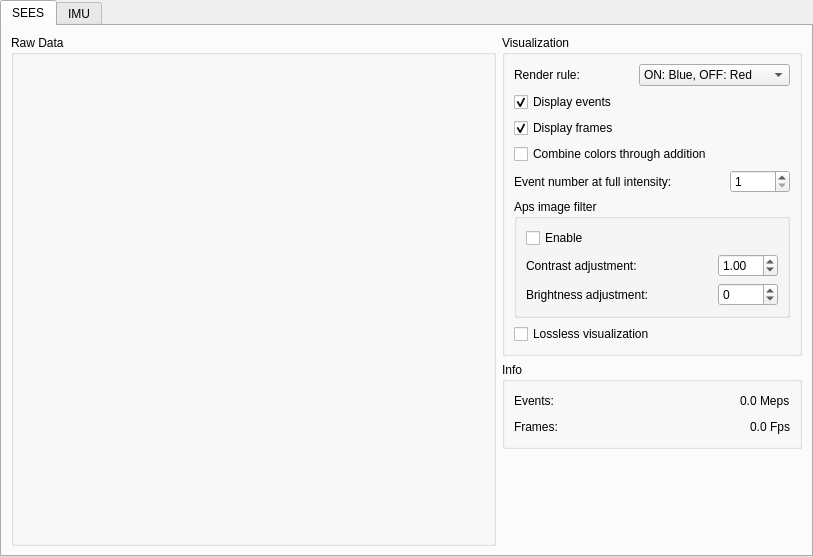
<?xml version="1.0" encoding="UTF-8"?>
<ui version="4.0">
 <class>DataView</class>
 <widget class="QWidget" name="DataView">
  <property name="geometry">
   <rect>
    <x>0</x>
    <y>0</y>
    <width>813</width>
    <height>557</height>
   </rect>
  </property>
  <property name="sizePolicy">
   <sizepolicy hsizetype="Preferred" vsizetype="Preferred">
    <horstretch>0</horstretch>
    <verstretch>0</verstretch>
   </sizepolicy>
  </property>
  <property name="windowTitle">
   <string>Form</string>
  </property>
  <layout class="QHBoxLayout" name="horizontalLayout_7">
   <property name="spacing">
    <number>0</number>
   </property>
   <property name="leftMargin">
    <number>0</number>
   </property>
   <property name="topMargin">
    <number>0</number>
   </property>
   <property name="rightMargin">
    <number>0</number>
   </property>
   <property name="bottomMargin">
    <number>0</number>
   </property>
   <item>
    <widget class="QTabWidget" name="tabWidget">
     <property name="currentIndex">
      <number>0</number>
     </property>
     <widget class="QWidget" name="tabSees">
      <attribute name="title">
       <string>SEES</string>
      </attribute>
      <layout class="QHBoxLayout" name="horizontalLayout_6">
       <item>
        <widget class="QGroupBox" name="rawDataBox">
         <property name="sizePolicy">
          <sizepolicy hsizetype="Expanding" vsizetype="Expanding">
           <horstretch>1</horstretch>
           <verstretch>0</verstretch>
          </sizepolicy>
         </property>
         <property name="title">
          <string>Raw Data</string>
         </property>
        </widget>
       </item>
       <item>
        <layout class="QVBoxLayout" name="verticalLayout_4">
         <item>
          <widget class="QGroupBox" name="groupBox">
           <property name="title">
            <string>Visualization</string>
           </property>
           <layout class="QVBoxLayout" name="verticalLayout_3">
            <item>
             <layout class="QHBoxLayout" name="horizontalLayout_3">
              <item>
               <widget class="QLabel" name="label_3">
                <property name="toolTip">
                 <string>How polarity events should be displayed.</string>
                </property>
                <property name="text">
                 <string>Render rule:</string>
                </property>
               </widget>
              </item>
              <item>
               <spacer name="horizontalSpacer_3">
                <property name="orientation">
                 <enum>Qt::Horizontal</enum>
                </property>
                <property name="sizeHint" stdset="0">
                 <size>
                  <width>40</width>
                  <height>20</height>
                 </size>
                </property>
               </spacer>
              </item>
              <item>
               <widget class="QComboBox" name="renderRuleBox">
                <property name="toolTip">
                 <string>How polarity events should be displayed.</string>
                </property>
                <item>
                 <property name="text">
                  <string>ON: Blue, OFF: Red</string>
                 </property>
                </item>
                <item>
                 <property name="text">
                  <string>ON: Green, OFF: Red</string>
                 </property>
                </item>
                <item>
                 <property name="text">
                  <string>ON: White, OFF: Black</string>
                 </property>
                </item>
               </widget>
              </item>
             </layout>
            </item>
            <item>
             <layout class="QHBoxLayout" name="horizontalLayout_4">
              <item>
               <widget class="QCheckBox" name="displayEventsEnabled">
                <property name="toolTip">
                 <string>Whether polarity events should be displayed or not. Doesn't affect recording.</string>
                </property>
                <property name="text">
                 <string>Display events</string>
                </property>
                <property name="checked">
                 <bool>true</bool>
                </property>
               </widget>
              </item>
              <item>
               <spacer name="horizontalSpacer_4">
                <property name="orientation">
                 <enum>Qt::Horizontal</enum>
                </property>
                <property name="sizeHint" stdset="0">
                 <size>
                  <width>40</width>
                  <height>20</height>
                 </size>
                </property>
               </spacer>
              </item>
             </layout>
            </item>
            <item>
             <layout class="QHBoxLayout" name="horizontalLayout_5">
              <item>
               <widget class="QCheckBox" name="displayFramesEnabled">
                <property name="toolTip">
                 <string>Whether APS frames should be displayed or not. Doesn't affect the recording.</string>
                </property>
                <property name="text">
                 <string>Display frames</string>
                </property>
                <property name="checked">
                 <bool>true</bool>
                </property>
               </widget>
              </item>
              <item>
               <spacer name="horizontalSpacer_5">
                <property name="orientation">
                 <enum>Qt::Horizontal</enum>
                </property>
                <property name="sizeHint" stdset="0">
                 <size>
                  <width>40</width>
                  <height>20</height>
                 </size>
                </property>
               </spacer>
              </item>
             </layout>
            </item>
            <item>
             <layout class="QHBoxLayout" name="horizontalLayout_15">
              <item>
               <widget class="QCheckBox" name="mixPolarityDisplay">
                <property name="toolTip">
                 <string>Combines APS frames with the polarity event visualization by addition,
whereby ON and OFF events are added per RGB channel.</string>
                </property>
                <property name="text">
                 <string>Combine colors through addition</string>
                </property>
               </widget>
              </item>
              <item>
               <spacer name="horizontalSpacer_13">
                <property name="orientation">
                 <enum>Qt::Horizontal</enum>
                </property>
                <property name="sizeHint" stdset="0">
                 <size>
                  <width>40</width>
                  <height>20</height>
                 </size>
                </property>
               </spacer>
              </item>
             </layout>
            </item>
            <item>
             <layout class="QHBoxLayout" name="event_number_full_intensity">
              <item>
               <widget class="QLabel" name="eventScaleLabel">
                <property name="toolTip">
                 <string>Sets to how many events the max intensity in the polarity event display corresponds to.
Full intensity is reached with at least as many events as set.</string>
                </property>
                <property name="text">
                 <string>Event number at full intensity:</string>
                </property>
               </widget>
              </item>
              <item>
               <spacer name="horizontalSpacer_15">
                <property name="orientation">
                 <enum>Qt::Horizontal</enum>
                </property>
                <property name="sizeHint" stdset="0">
                 <size>
                  <width>40</width>
                  <height>20</height>
                 </size>
                </property>
               </spacer>
              </item>
              <item>
               <widget class="QSpinBox" name="eventScale">
                <property name="sizePolicy">
                 <sizepolicy hsizetype="Expanding" vsizetype="Fixed">
                  <horstretch>1</horstretch>
                  <verstretch>0</verstretch>
                 </sizepolicy>
                </property>
                <property name="minimumSize">
                 <size>
                  <width>0</width>
                  <height>0</height>
                 </size>
                </property>
                <property name="maximumSize">
                 <size>
                  <width>60</width>
                  <height>16777215</height>
                 </size>
                </property>
                <property name="acceptDrops">
                 <bool>false</bool>
                </property>
                <property name="toolTip">
                 <string>Sets to how many events the max intensity in the polarity event display corresponds to.
Full intensity is reached with at least as many events as set.</string>
                </property>
                <property name="minimum">
                 <number>1</number>
                </property>
                <property name="maximum">
                 <number>100</number>
                </property>
                <property name="value">
                 <number>1</number>
                </property>
               </widget>
              </item>
             </layout>
            </item>
            <item>
             <widget class="QGroupBox" name="groupBox_4">
              <property name="title">
               <string>Aps image filter</string>
              </property>
              <layout class="QVBoxLayout" name="verticalLayout_6">
               <item>
                <layout class="QHBoxLayout" name="horizontalLayout_19">
                 <item>
                  <widget class="QCheckBox" name="enable_aps_filter">
                   <property name="toolTip">
                    <string>Enables digital contrast and brightness adjustment. Only affects visualization.</string>
                   </property>
                   <property name="statusTip">
                    <string/>
                   </property>
                   <property name="text">
                    <string>Enable</string>
                   </property>
                  </widget>
                 </item>
                 <item>
                  <spacer name="horizontalSpacer_17">
                   <property name="orientation">
                    <enum>Qt::Horizontal</enum>
                   </property>
                   <property name="sizeHint" stdset="0">
                    <size>
                     <width>40</width>
                     <height>20</height>
                    </size>
                   </property>
                  </spacer>
                 </item>
                </layout>
               </item>
               <item>
                <layout class="QHBoxLayout" name="horizontalLayout_16">
                 <item>
                  <widget class="QLabel" name="aps_contrast_text">
                   <property name="toolTip">
                    <string>Adjusts the contrast of the displayed APS frame. Doesn't affect recorded data.</string>
                   </property>
                   <property name="text">
                    <string>Contrast adjustment:</string>
                   </property>
                  </widget>
                 </item>
                 <item>
                  <spacer name="horizontalSpacer_14">
                   <property name="orientation">
                    <enum>Qt::Horizontal</enum>
                   </property>
                   <property name="sizeHint" stdset="0">
                    <size>
                     <width>40</width>
                     <height>20</height>
                    </size>
                   </property>
                  </spacer>
                 </item>
                 <item>
                  <widget class="QDoubleSpinBox" name="aps_contrast">
                   <property name="sizePolicy">
                    <sizepolicy hsizetype="Minimum" vsizetype="Fixed">
                     <horstretch>1</horstretch>
                     <verstretch>0</verstretch>
                    </sizepolicy>
                   </property>
                   <property name="maximumSize">
                    <size>
                     <width>60</width>
                     <height>16777215</height>
                    </size>
                   </property>
                   <property name="toolTip">
                    <string>Adjusts the contrast of the displayed APS frame. Doesn't affect recorded data.</string>
                   </property>
                   <property name="maximum">
                    <double>10.000000000000000</double>
                   </property>
                   <property name="singleStep">
                    <double>0.050000000000000</double>
                   </property>
                   <property name="value">
                    <double>1.000000000000000</double>
                   </property>
                  </widget>
                 </item>
                </layout>
               </item>
               <item>
                <layout class="QHBoxLayout" name="horizontalLayout_18">
                 <item>
                  <widget class="QLabel" name="aps_brightness_text">
                   <property name="toolTip">
                    <string>Adjusts the brightness of the displayed APS frame. Doesn't affect recorded data.</string>
                   </property>
                   <property name="text">
                    <string>Brightness adjustment:</string>
                   </property>
                  </widget>
                 </item>
                 <item>
                  <spacer name="horizontalSpacer_16">
                   <property name="orientation">
                    <enum>Qt::Horizontal</enum>
                   </property>
                   <property name="sizeHint" stdset="0">
                    <size>
                     <width>40</width>
                     <height>20</height>
                    </size>
                   </property>
                  </spacer>
                 </item>
                 <item>
                  <widget class="QSpinBox" name="aps_brightness">
                   <property name="sizePolicy">
                    <sizepolicy hsizetype="Expanding" vsizetype="Fixed">
                     <horstretch>1</horstretch>
                     <verstretch>0</verstretch>
                    </sizepolicy>
                   </property>
                   <property name="minimumSize">
                    <size>
                     <width>0</width>
                     <height>0</height>
                    </size>
                   </property>
                   <property name="maximumSize">
                    <size>
                     <width>60</width>
                     <height>16777215</height>
                    </size>
                   </property>
                   <property name="toolTip">
                    <string>Adjusts the brightness of the displayed APS frame. Doesn't affect recorded data.</string>
                   </property>
                   <property name="minimum">
                    <number>-255</number>
                   </property>
                   <property name="maximum">
                    <number>255</number>
                   </property>
                  </widget>
                 </item>
                </layout>
               </item>
              </layout>
             </widget>
            </item>
            <item>
             <layout class="QHBoxLayout" name="horizontalLayout_20">
              <item>
               <widget class="QCheckBox" name="lossless_enable_checkbox">
                <property name="toolTip">
                 <string>&lt;html&gt;&lt;head/&gt;&lt;body&gt;&lt;p&gt;Enforces visualization of all data when in live mode. Does not influence recording of data which is always lossless and has no influence in playback mode. May cause the display to lag behind real time.&lt;/p&gt;&lt;/body&gt;&lt;/html&gt;</string>
                </property>
                <property name="text">
                 <string>Lossless visualization</string>
                </property>
               </widget>
              </item>
              <item>
               <spacer name="horizontalSpacer_19">
                <property name="orientation">
                 <enum>Qt::Horizontal</enum>
                </property>
                <property name="sizeHint" stdset="0">
                 <size>
                  <width>40</width>
                  <height>20</height>
                 </size>
                </property>
               </spacer>
              </item>
             </layout>
            </item>
           </layout>
          </widget>
         </item>
         <item>
          <widget class="QGroupBox" name="groupBox_2">
           <property name="title">
            <string>Info</string>
           </property>
           <layout class="QVBoxLayout" name="verticalLayout_2">
            <item>
             <layout class="QHBoxLayout" name="horizontalLayout">
              <item>
               <widget class="QLabel" name="label">
                <property name="text">
                 <string>Events:</string>
                </property>
               </widget>
              </item>
              <item>
               <spacer name="horizontalSpacer">
                <property name="orientation">
                 <enum>Qt::Horizontal</enum>
                </property>
                <property name="sizeHint" stdset="0">
                 <size>
                  <width>40</width>
                  <height>20</height>
                 </size>
                </property>
               </spacer>
              </item>
              <item>
               <widget class="QLabel" name="labelMeps">
                <property name="text">
                 <string>0.0 Meps</string>
                </property>
               </widget>
              </item>
             </layout>
            </item>
            <item>
             <layout class="QHBoxLayout" name="horizontalLayout_2">
              <item>
               <widget class="QLabel" name="label_2">
                <property name="text">
                 <string>Frames:</string>
                </property>
               </widget>
              </item>
              <item>
               <spacer name="horizontalSpacer_2">
                <property name="orientation">
                 <enum>Qt::Horizontal</enum>
                </property>
                <property name="sizeHint" stdset="0">
                 <size>
                  <width>40</width>
                  <height>20</height>
                 </size>
                </property>
               </spacer>
              </item>
              <item>
               <widget class="QLabel" name="labelFps">
                <property name="text">
                 <string>0.0 Fps</string>
                </property>
               </widget>
              </item>
             </layout>
            </item>
           </layout>
          </widget>
         </item>
         <item>
          <spacer name="horizontalSpacer_18">
           <property name="orientation">
            <enum>Qt::Horizontal</enum>
           </property>
           <property name="sizeHint" stdset="0">
            <size>
             <width>300</width>
             <height>20</height>
            </size>
           </property>
          </spacer>
         </item>
         <item>
          <spacer name="verticalSpacer">
           <property name="orientation">
            <enum>Qt::Vertical</enum>
           </property>
           <property name="sizeHint" stdset="0">
            <size>
             <width>20</width>
             <height>40</height>
            </size>
           </property>
          </spacer>
         </item>
        </layout>
       </item>
      </layout>
     </widget>
     <widget class="QWidget" name="tabImu">
      <attribute name="title">
       <string>IMU</string>
      </attribute>
      <layout class="QHBoxLayout" name="horizontalLayout_8">
       <item>
        <widget class="QGroupBox" name="imuRawDataBox">
         <property name="sizePolicy">
          <sizepolicy hsizetype="Expanding" vsizetype="Expanding">
           <horstretch>1</horstretch>
           <verstretch>0</verstretch>
          </sizepolicy>
         </property>
         <property name="title">
          <string>Raw Data</string>
         </property>
        </widget>
       </item>
       <item>
        <layout class="QVBoxLayout" name="imuVGroupLayout">
         <item>
          <widget class="QGroupBox" name="groupBox_3">
           <property name="title">
            <string>Visualization</string>
           </property>
           <layout class="QVBoxLayout" name="verticalLayout_5">
            <item>
             <layout class="QHBoxLayout" name="horizontalLayout_11">
              <item>
               <widget class="QLabel" name="label_6">
                <property name="text">
                 <string>Accelerometer range (g):</string>
                </property>
               </widget>
              </item>
              <item>
               <spacer name="horizontalSpacer_10">
                <property name="orientation">
                 <enum>Qt::Horizontal</enum>
                </property>
                <property name="sizeHint" stdset="0">
                 <size>
                  <width>40</width>
                  <height>20</height>
                 </size>
                </property>
               </spacer>
              </item>
              <item>
               <widget class="QDoubleSpinBox" name="accel_range_edit">
                <property name="sizePolicy">
                 <sizepolicy hsizetype="Expanding" vsizetype="Fixed">
                  <horstretch>1</horstretch>
                  <verstretch>0</verstretch>
                 </sizepolicy>
                </property>
                <property name="maximumSize">
                 <size>
                  <width>80</width>
                  <height>16777215</height>
                 </size>
                </property>
                <property name="alignment">
                 <set>Qt::AlignLeading|Qt::AlignLeft|Qt::AlignVCenter</set>
                </property>
                <property name="maximum">
                 <double>10.000000000000000</double>
                </property>
                <property name="singleStep">
                 <double>0.100000000000000</double>
                </property>
                <property name="value">
                 <double>4.500000000000000</double>
                </property>
               </widget>
              </item>
             </layout>
            </item>
            <item>
             <layout class="QHBoxLayout" name="horizontalLayout_12">
              <item>
               <widget class="QLabel" name="label_7">
                <property name="text">
                 <string>Gyroscope range (°/s):</string>
                </property>
               </widget>
              </item>
              <item>
               <spacer name="horizontalSpacer_9">
                <property name="orientation">
                 <enum>Qt::Horizontal</enum>
                </property>
                <property name="sizeHint" stdset="0">
                 <size>
                  <width>40</width>
                  <height>20</height>
                 </size>
                </property>
               </spacer>
              </item>
              <item>
               <widget class="QDoubleSpinBox" name="gyro_range_edit">
                <property name="sizePolicy">
                 <sizepolicy hsizetype="Expanding" vsizetype="Fixed">
                  <horstretch>1</horstretch>
                  <verstretch>0</verstretch>
                 </sizepolicy>
                </property>
                <property name="maximumSize">
                 <size>
                  <width>80</width>
                  <height>16777215</height>
                 </size>
                </property>
                <property name="alignment">
                 <set>Qt::AlignLeading|Qt::AlignLeft|Qt::AlignVCenter</set>
                </property>
                <property name="maximum">
                 <double>10000.000000000000000</double>
                </property>
                <property name="singleStep">
                 <double>10.000000000000000</double>
                </property>
                <property name="value">
                 <double>600.000000000000000</double>
                </property>
               </widget>
              </item>
             </layout>
            </item>
            <item>
             <layout class="QHBoxLayout" name="horizontalLayout_9">
              <item>
               <widget class="QLabel" name="label_4">
                <property name="text">
                 <string>Time range (ms):</string>
                </property>
               </widget>
              </item>
              <item>
               <spacer name="horizontalSpacer_6">
                <property name="orientation">
                 <enum>Qt::Horizontal</enum>
                </property>
                <property name="sizeHint" stdset="0">
                 <size>
                  <width>40</width>
                  <height>20</height>
                 </size>
                </property>
               </spacer>
              </item>
              <item>
               <widget class="QSpinBox" name="time_range_ms_edit">
                <property name="sizePolicy">
                 <sizepolicy hsizetype="Expanding" vsizetype="Fixed">
                  <horstretch>1</horstretch>
                  <verstretch>0</verstretch>
                 </sizepolicy>
                </property>
                <property name="maximumSize">
                 <size>
                  <width>80</width>
                  <height>16777215</height>
                 </size>
                </property>
                <property name="alignment">
                 <set>Qt::AlignLeading|Qt::AlignLeft|Qt::AlignVCenter</set>
                </property>
                <property name="minimum">
                 <number>100</number>
                </property>
                <property name="maximum">
                 <number>60000</number>
                </property>
                <property name="singleStep">
                 <number>100</number>
                </property>
                <property name="value">
                 <number>5000</number>
                </property>
               </widget>
              </item>
             </layout>
            </item>
            <item>
             <layout class="QHBoxLayout" name="horizontalLayout_13">
              <item>
               <widget class="QCheckBox" name="plot_acceleration_enabled">
                <property name="layoutDirection">
                 <enum>Qt::LeftToRight</enum>
                </property>
                <property name="text">
                 <string>Plot acceleration</string>
                </property>
                <property name="checked">
                 <bool>true</bool>
                </property>
               </widget>
              </item>
              <item>
               <spacer name="horizontalSpacer_11">
                <property name="orientation">
                 <enum>Qt::Horizontal</enum>
                </property>
                <property name="sizeHint" stdset="0">
                 <size>
                  <width>40</width>
                  <height>20</height>
                 </size>
                </property>
               </spacer>
              </item>
             </layout>
            </item>
            <item>
             <layout class="QHBoxLayout" name="horizontalLayout_14">
              <item>
               <widget class="QCheckBox" name="plot_gyro_enabled">
                <property name="text">
                 <string>Plot gyro</string>
                </property>
                <property name="checked">
                 <bool>true</bool>
                </property>
               </widget>
              </item>
              <item>
               <spacer name="horizontalSpacer_12">
                <property name="orientation">
                 <enum>Qt::Horizontal</enum>
                </property>
                <property name="sizeHint" stdset="0">
                 <size>
                  <width>40</width>
                  <height>20</height>
                 </size>
                </property>
               </spacer>
              </item>
             </layout>
            </item>
           </layout>
          </widget>
         </item>
         <item>
          <widget class="QGroupBox" name="groupBox_5">
           <property name="title">
            <string>Info</string>
           </property>
           <layout class="QVBoxLayout" name="verticalLayout">
            <item>
             <layout class="QHBoxLayout" name="horizontalLayout_10">
              <item>
               <widget class="QLabel" name="label_5">
                <property name="text">
                 <string>Sampling rate (Hz):</string>
                </property>
               </widget>
              </item>
              <item>
               <spacer name="horizontalSpacer_7">
                <property name="orientation">
                 <enum>Qt::Horizontal</enum>
                </property>
                <property name="sizeHint" stdset="0">
                 <size>
                  <width>10</width>
                  <height>20</height>
                 </size>
                </property>
               </spacer>
              </item>
              <item>
               <widget class="QLabel" name="label_imu_rate">
                <property name="text">
                 <string>0.0 Hz</string>
                </property>
               </widget>
              </item>
             </layout>
            </item>
           </layout>
          </widget>
         </item>
         <item>
          <spacer name="horizontalSpacer_8">
           <property name="orientation">
            <enum>Qt::Horizontal</enum>
           </property>
           <property name="sizeHint" stdset="0">
            <size>
             <width>300</width>
             <height>20</height>
            </size>
           </property>
          </spacer>
         </item>
        </layout>
       </item>
      </layout>
     </widget>
    </widget>
   </item>
  </layout>
 </widget>
 <resources/>
 <connections/>
</ui>
